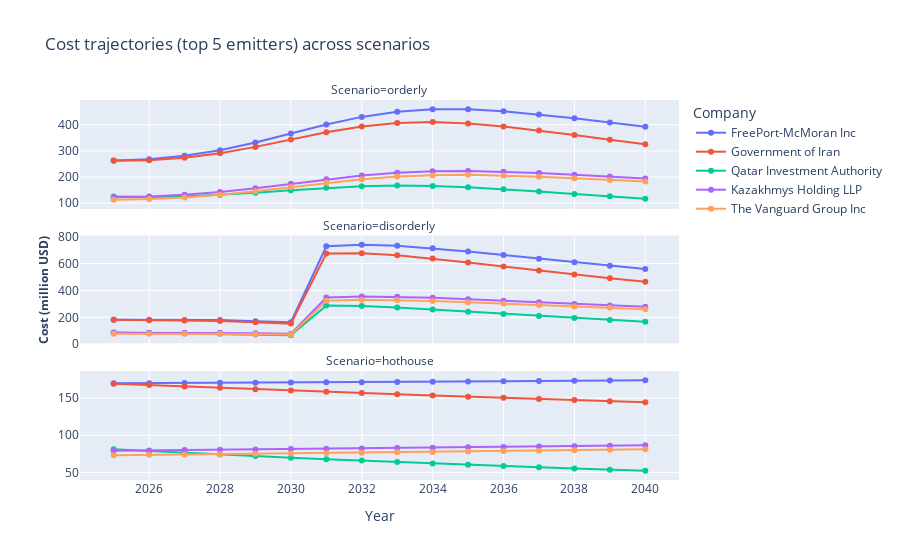

The notebook cell saved with this chart:
### Code cell
top_companies = (
    comp.sort_values("Total Emissions (tCO₂)", ascending=False)
        .head(5)["Company"].tolist()
)

paths_plot = paths_df[paths_df["Company"].isin(top_companies)].copy()
paths_plot["Cost_mUSD"] = paths_plot["Cost_t"] / 1_000_000

fig = px.line(
    paths_plot,
    x="Year",
    y="Cost_mUSD",
    color="Company",
    facet_col="Scenario",
    facet_col_wrap=1,
    title="Cost trajectories (top 5 emitters) across scenarios"
)
fig.update_traces(mode="lines+markers")
fig.update_yaxes(matches=None)
fig.for_each_yaxis(lambda axis: axis.update(title=""))
fig.add_annotation(
    text="<b>Cost (million USD)</b>",
    x=-0.08,
    xref="paper",
    y=0.5,
    yref="paper",
    textangle=-90,
    showarrow=False,
    font=dict(size=12),
)
fig.show()

### Figure 1 — Plotly figure (JSON) as saved in the notebook; plotly's stock layout.template omitted (floating-point values rounded to 4 significant figures)
{"data": [{"hovertemplate": "Company=FreePort-McMoran Inc<br>Scenario=orderly<br>Year=%{x}<br>Cost_mUSD=%{y}<extra></extra>", "legendgroup": "FreePort-McMoran Inc", "line": {"color": "#636efa", "dash": "solid"}, "marker": {"symbol": "circle"}, "mode": "lines+markers", "name": "FreePort-McMoran Inc", "orientation": "v", "showlegend": true, "type": "scatter", "x": [2025, 2026, 2027, 2028, 2029, 2030, 2031, 2032, 2033, 2034, 2035, 2036, 2037, 2038, 2039, 2040], "xaxis": "x3", "y": [263.1, 268.0, 281.0, 302.8, 332.2, 366.5, 400.9, 430.1, 450.1, 459.5, 459.4, 451.9, 439.6, 424.6, 408.5, 392.1], "yaxis": "y3"}, {"hovertemplate": "Company=FreePort-McMoran Inc<br>Scenario=disorderly<br>Year=%{x}<br>Cost_mUSD=%{y}<extra></extra>", "legendgroup": "FreePort-McMoran Inc", "line": {"color": "#636efa", "dash": "solid"}, "marker": {"symbol": "circle"}, "mode": "lines+markers", "name": "FreePort-McMoran Inc", "orientation": "v", "showlegend": false, "type": "scatter", "x": [2025, 2026, 2027, 2028, 2029, 2030, 2031, 2032, 2033, 2034, 2035, 2036, 2037, 2038, 2039, 2040], "xaxis": "x2", "y": [182.5, 181.6, 180.6, 179.7, 171.3, 163.6, 727.7, 739.1, 731.2, 712.9, 689.0, 662.7, 635.8, 609.2, 583.6, 559.3], "yaxis": "y2"}, {"hovertemplate": "Company=FreePort-McMoran Inc<br>Scenario=hothouse<br>Year=%{x}<br>Cost_mUSD=%{y}<extra></extra>", "legendgroup": "FreePort-McMoran Inc", "line": {"color": "#636efa", "dash": "solid"}, "marker": {"symbol": "circle"}, "mode": "lines+markers", "name": "FreePort-McMoran Inc", "orientation": "v", "showlegend": false, "type": "scatter", "x": [2025, 2026, 2027, 2028, 2029, 2030, 2031, 2032, 2033, 2034, 2035, 2036, 2037, 2038, 2039, 2040], "xaxis": "x", "y": [170.1, 170.2, 170.4, 170.6, 170.8, 171.1, 171.3, 171.6, 171.8, 172.1, 172.4, 172.7, 173.0, 173.4, 173.7, 174.1], "yaxis": "y"}, {"hovertemplate": "Company=Government of Iran<br>Scenario=orderly<br>Year=%{x}<br>Cost_mUSD=%{y}<extra></extra>", "legendgroup": "Government of Iran", "line": {"color": "#EF553B", "dash": "solid"}, "marker": {"symbol": "circle"}, "mode": "lines+markers", "name": "Government of Iran", "orientation": "v", "showlegend": true, "type": "scatter", "x": [2025, 2026, 2027, 2028, 2029, 2030, 2031, 2032, 2033, 2034, 2035, 2036, 2037, 2038, 2039, 2040], "xaxis": "x3", "y": [262.3, 263.9, 273.4, 291.0, 315.4, 343.7, 371.3, 393.5, 406.8, 410.2, 405.1, 393.6, 378.3, 360.9, 342.9, 325.1], "yaxis": "y3"}, {"hovertemplate": "Company=Government of Iran<br>Scenario=disorderly<br>Year=%{x}<br>Cost_mUSD=%{y}<extra></extra>", "legendgroup": "Government of Iran", "line": {"color": "#EF553B", "dash": "solid"}, "marker": {"symbol": "circle"}, "mode": "lines+markers", "name": "Government of Iran", "orientation": "v", "showlegend": false, "type": "scatter", "x": [2025, 2026, 2027, 2028, 2029, 2030, 2031, 2032, 2033, 2034, 2035, 2036, 2037, 2038, 2039, 2040], "xaxis": "x2", "y": [182.0, 178.8, 175.8, 172.7, 162.6, 153.4, 674.0, 676.2, 660.9, 636.4, 607.6, 577.2, 547.0, 517.8, 490.0, 463.8], "yaxis": "y2"}, {"hovertemplate": "Company=Government of Iran<br>Scenario=hothouse<br>Year=%{x}<br>Cost_mUSD=%{y}<extra></extra>", "legendgroup": "Government of Iran", "line": {"color": "#EF553B", "dash": "solid"}, "marker": {"symbol": "circle"}, "mode": "lines+markers", "name": "Government of Iran", "orientation": "v", "showlegend": false, "type": "scatter", "x": [2025, 2026, 2027, 2028, 2029, 2030, 2031, 2032, 2033, 2034, 2035, 2036, 2037, 2038, 2039, 2040], "xaxis": "x", "y": [169.6, 167.7, 165.8, 164.0, 162.2, 160.4, 158.7, 157.0, 155.3, 153.6, 152.0, 150.4, 148.9, 147.3, 145.8, 144.4], "yaxis": "y"}, {"hovertemplate": "Company=Qatar Investment Authority<br>Scenario=orderly<br>Year=%{x}<br>Cost_mUSD=%{y}<extra></extra>", "legendgroup": "Qatar Investment Authority", "line": {"color": "#00cc96", "dash": "solid"}, "marker": {"symbol": "circle"}, "mode": "lines+markers", "name": "Qatar Investment Authority", "orientation": "v", "showlegend": true, "type": "scatter", "x": [2025, 2026, 2027, 2028, 2029, 2030, 2031, 2032, 2033, 2034, 2035, 2036, 2037, 2038, 2039, 2040], "xaxis": "x3", "y": [125.5, 123.9, 126.0, 131.6, 140.0, 149.7, 158.8, 165.1, 167.5, 165.8, 160.7, 153.3, 144.5, 135.4, 126.2, 117.5], "yaxis": "y3"}, {"hovertemplate": "Company=Qatar Investment Authority<br>Scenario=disorderly<br>Year=%{x}<br>Cost_mUSD=%{y}<extra></extra>", "legendgroup": "Qatar Investment Authority", "line": {"color": "#00cc96", "dash": "solid"}, "marker": {"symbol": "circle"}, "mode": "lines+markers", "name": "Qatar Investment Authority", "orientation": "v", "showlegend": false, "type": "scatter", "x": [2025, 2026, 2027, 2028, 2029, 2030, 2031, 2032, 2033, 2034, 2035, 2036, 2037, 2038, 2039, 2040], "xaxis": "x2", "y": [87.07, 83.98, 81.0, 78.13, 72.21, 66.82, 288.2, 283.8, 272.2, 257.2, 241.0, 224.8, 209.0, 194.2, 180.4, 167.5], "yaxis": "y2"}, {"hovertemplate": "Company=Qatar Investment Authority<br>Scenario=hothouse<br>Year=%{x}<br>Cost_mUSD=%{y}<extra></extra>", "legendgroup": "Qatar Investment Authority", "line": {"color": "#00cc96", "dash": "solid"}, "marker": {"symbol": "circle"}, "mode": "lines+markers", "name": "Qatar Investment Authority", "orientation": "v", "showlegend": false, "type": "scatter", "x": [2025, 2026, 2027, 2028, 2029, 2030, 2031, 2032, 2033, 2034, 2035, 2036, 2037, 2038, 2039, 2040], "xaxis": "x", "y": [81.14, 78.73, 76.41, 74.17, 71.99, 69.89, 67.85, 65.87, 63.96, 62.11, 60.31, 58.58, 56.89, 55.26, 53.68, 52.15], "yaxis": "y"}, {"hovertemplate": "Company=Kazakhmys Holding LLP<br>Scenario=orderly<br>Year=%{x}<br>Cost_mUSD=%{y}<extra></extra>", "legendgroup": "Kazakhmys Holding LLP", "line": {"color": "#ab63fa", "dash": "solid"}, "marker": {"symbol": "circle"}, "mode": "lines+markers", "name": "Kazakhmys Holding LLP", "orientation": "v", "showlegend": true, "type": "scatter", "x": [2025, 2026, 2027, 2028, 2029, 2030, 2031, 2032, 2033, 2034, 2035, 2036, 2037, 2038, 2039, 2040], "xaxis": "x3", "y": [122.5, 125.3, 132.0, 142.8, 157.3, 174.3, 191.5, 206.3, 216.8, 222.3, 223.2, 220.5, 215.5, 209.0, 201.9, 194.6], "yaxis": "y3"}, {"hovertemplate": "Company=Kazakhmys Holding LLP<br>Scenario=disorderly<br>Year=%{x}<br>Cost_mUSD=%{y}<extra></extra>", "legendgroup": "Kazakhmys Holding LLP", "line": {"color": "#ab63fa", "dash": "solid"}, "marker": {"symbol": "circle"}, "mode": "lines+markers", "name": "Kazakhmys Holding LLP", "orientation": "v", "showlegend": false, "type": "scatter", "x": [2025, 2026, 2027, 2028, 2029, 2030, 2031, 2032, 2033, 2034, 2035, 2036, 2037, 2038, 2039, 2040], "xaxis": "x2", "y": [84.97, 84.9, 84.83, 84.76, 81.15, 77.79, 347.6, 354.5, 352.3, 344.9, 334.8, 323.4, 311.6, 299.9, 288.5, 277.6], "yaxis": "y2"}, {"hovertemplate": "Company=Kazakhmys Holding LLP<br>Scenario=hothouse<br>Year=%{x}<br>Cost_mUSD=%{y}<extra></extra>", "legendgroup": "Kazakhmys Holding LLP", "line": {"color": "#ab63fa", "dash": "solid"}, "marker": {"symbol": "circle"}, "mode": "lines+markers", "name": "Kazakhmys Holding LLP", "orientation": "v", "showlegend": false, "type": "scatter", "x": [2025, 2026, 2027, 2028, 2029, 2030, 2031, 2032, 2033, 2034, 2035, 2036, 2037, 2038, 2039, 2040], "xaxis": "x", "y": [79.18, 79.59, 80.02, 80.46, 80.91, 81.36, 81.83, 82.3, 82.78, 83.27, 83.77, 84.28, 84.8, 85.33, 85.87, 86.42], "yaxis": "y"}, {"hovertemplate": "Company=The Vanguard Group Inc<br>Scenario=orderly<br>Year=%{x}<br>Cost_mUSD=%{y}<extra></extra>", "legendgroup": "The Vanguard Group Inc", "line": {"color": "#FFA15A", "dash": "solid"}, "marker": {"symbol": "circle"}, "mode": "lines+markers", "name": "The Vanguard Group Inc", "orientation": "v", "showlegend": true, "type": "scatter", "x": [2025, 2026, 2027, 2028, 2029, 2030, 2031, 2032, 2033, 2034, 2035, 2036, 2037, 2038, 2039, 2040], "xaxis": "x3", "y": [113.2, 115.9, 122.2, 132.4, 146.0, 161.9, 178.0, 192.0, 202.0, 207.3, 208.3, 206.0, 201.5, 195.6, 189.1, 182.5], "yaxis": "y3"}, {"hovertemplate": "Company=The Vanguard Group Inc<br>Scenario=disorderly<br>Year=%{x}<br>Cost_mUSD=%{y}<extra></extra>", "legendgroup": "The Vanguard Group Inc", "line": {"color": "#FFA15A", "dash": "solid"}, "marker": {"symbol": "circle"}, "mode": "lines+markers", "name": "The Vanguard Group Inc", "orientation": "v", "showlegend": false, "type": "scatter", "x": [2025, 2026, 2027, 2028, 2029, 2030, 2031, 2032, 2033, 2034, 2035, 2036, 2037, 2038, 2039, 2040], "xaxis": "x2", "y": [78.54, 78.55, 78.56, 78.57, 75.3, 72.25, 323.2, 329.9, 328.2, 321.6, 312.4, 302.1, 291.3, 280.6, 270.3, 260.3], "yaxis": "y2"}, {"hovertemplate": "Company=The Vanguard Group Inc<br>Scenario=hothouse<br>Year=%{x}<br>Cost_mUSD=%{y}<extra></extra>", "legendgroup": "The Vanguard Group Inc", "line": {"color": "#FFA15A", "dash": "solid"}, "marker": {"symbol": "circle"}, "mode": "lines+markers", "name": "The Vanguard Group Inc", "orientation": "v", "showlegend": false, "type": "scatter", "x": [2025, 2026, 2027, 2028, 2029, 2030, 2031, 2032, 2033, 2034, 2035, 2036, 2037, 2038, 2039, 2040], "xaxis": "x", "y": [73.19, 73.64, 74.11, 74.59, 75.07, 75.57, 76.07, 76.58, 77.11, 77.64, 78.18, 78.73, 79.29, 79.86, 80.45, 81.04], "yaxis": "y"}], "layout": {"annotations": [{"showarrow": false, "text": "Scenario=hothouse", "x": 0.5, "xanchor": "center", "xref": "paper", "y": 0.2867, "yanchor": "bottom", "yref": "paper"}, {"showarrow": false, "text": "Scenario=disorderly", "x": 0.5, "xanchor": "center", "xref": "paper", "y": 0.6433, "yanchor": "bottom", "yref": "paper"}, {"showarrow": false, "text": "Scenario=orderly", "x": 0.5, "xanchor": "center", "xref": "paper", "y": 1.0, "yanchor": "bottom", "yref": "paper"}, {"font": {"size": 12}, "showarrow": false, "text": "<b>Cost (million USD)</b>", "textangle": -90, "x": -0.08, "xref": "paper", "y": 0.5, "yref": "paper"}], "legend": {"title": {"text": "Company"}, "tracegroupgap": 0}, "title": {"text": "Cost trajectories (top 5 emitters) across scenarios"}, "xaxis": {"anchor": "y", "domain": [0, 1], "title": {"text": "Year"}}, "xaxis2": {"anchor": "y2", "domain": [0, 1], "matches": "x", "showticklabels": false}, "xaxis3": {"anchor": "y3", "domain": [0, 1], "matches": "x", "showticklabels": false}, "yaxis": {"anchor": "x", "domain": [0, 0.2867], "title": {"text": ""}}, "yaxis2": {"anchor": "x2", "domain": [0.3567, 0.6433], "title": {"text": ""}}, "yaxis3": {"anchor": "x3", "domain": [0.7133, 1.0], "title": {"text": ""}}}}
